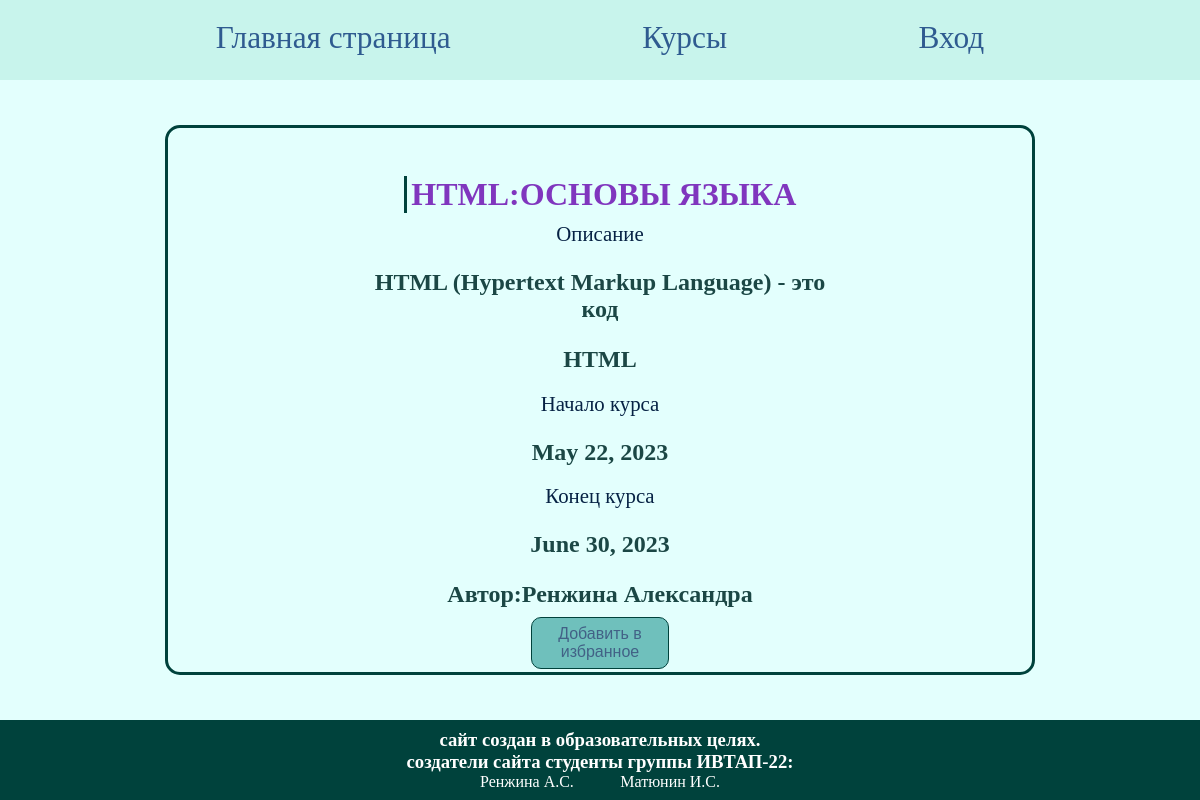
The page /course/1 on the database its author committed.
### bd/models.py (models this page shows, shortened)
class Courses(models.Model):
    header = models.TextField('Заголовок',max_length=50)
    description = models.TextField('Описание',max_length=50)
    main_text = models.TextField('Основной текст',max_length=50)
    start_date = models.DateField('Начало курса',null=True)
    end_date = models.DateField('Конец курса',null=True)
    id_author = models.OneToOneField(Authors, on_delete=models.CASCADE)
    class Meta:
        verbose_name = 'Курс'
        verbose_name_plural = 'Курсы'

class Authors(models.Model):
    id_user = models.OneToOneField(User, on_delete=models.CASCADE)
    surname = models.CharField('Фамилия', max_length=30)
    name = models.CharField('Имя', max_length=30)
    email = models.EmailField('email')
    def __str__(self):
        return f'Автор:{self.surname} {self.name}'
    class Meta:
        verbose_name = 'Автор'
        verbose_name_plural = 'Авторы'

### bd/views.py (the view)
# urls.py: path('course/<int:pk>', views.course, name='course_only'),
def course(request, pk):
    flag = False
    crs = Courses.objects.all().filter(id=pk)
    if crs.exists():
        tmpUC = UsersCourses.objects.all().filter(id_user_id=request.user.id, id_course_id=pk)
        if not tmpUC.exists():
            flag = True
    obj_course = Courses.objects.get(id=pk)
    obj_author = Authors.objects.get(id=obj_course.id_author_id)
    author = 0
    if get_rol(request) == 'avtor':
        author = get_author(request)
    return render(request, 'bd/course.html', {'obj_course': obj_course, 'obj_author': obj_author, 'flag': flag,
                                                'rol': get_rol(request), 'author': author})

### bd/views.py (called while the page is built, shortened)
def get_rol(request):
    rol = ''
    return rol

### bd/templates/bd/course.html (shortened to what this page needs)
{% extends 'bd/layout.html' %}
{% load static %}
{% block links %}
<link rel="stylesheet" href="{% static 'bd/css/course_only.css' %}">
{% endblock %}
{% block content %}
<div class="course_only">
  <div class="row_container">
    <div class="row"><h2> {{obj_course.header}} </h2></div>
    <div class="row"><p>Описание</p><h3> {{obj_course.description}} </h3></div>
    <div class="row"><h3> {{obj_course.main_text}} </h3></div>
    <div class="row"><p>Начало курса</p> <h3> {{obj_course.start_date}} </h3></div>
    <div class="row"><p>Конец курса</p><h3> {{obj_course.end_date}} </h3></div>
    <div class="row"><h3> {{obj_course.id_author}}</h3></div>
    {% if flag == True %}
      <a href="{% url 'create_favorite_course' pk=obj_course.id %}" ><button>Добавить в избранное</button></a>
    {% else %}
      <button>Уже в избранном</button>
    {% endif %}
  </div>
</div>
{% endblock %}

### bd/static/bd/css/main.css (style rules this page uses)
* { margin: 0; padding: 0; }
html { height: 100%; }
body { width: 100%; height: 100%; background: #E3FFFD; display: flex; flex-direction: column; align-items: center; }

### bd/static/bd/css/course_only.css (style rules this page uses)
.course_only { display: flex; flex-direction: column; width: 80%; height: 70%; align-items: center; justify-content: space-between; margin: 5% 0 5% 0; padding: 5%; border: 3px solid #00423c; border-radius: 15px; overflow-y: scroll; overflow-x: hidden; scrollbar-width: thin; scrollbar-color: #397524 #DFE9EB; }
.row_container { display: flex; flex-direction: column; width: 60%; height: 100%; justify-content: space-between; }
.row { display: flex; flex-direction: column; align-items: center; justify-content: space-between; }
.row h2 { border-left: 3px solid #00423c; padding-left: 1%; color:#8036be; font-size:200%; font-family:"Monotype Corsiva"; }
.row h3 { text-align:center; color:#1b4745; font-size:150%; }
.row p { text-align:center; color:#062244; font-size:130%; margin-bottom:2%; margin-top:2%; }
.row h3:last-child { margin-top:3%; margin-bottom:2%; }
button { width:30%; margin-left:35%; background:#6fc0bc; padding:1.5%; border:1px solid #00423c; border-radius:10px; color: #426186; font-size:100%; }

### rows shown on the page
Courses: header "HTML:ОСНОВЫ ЯЗЫКА", description "HTML (Hypertext Markup Language) - это код", main_text "HTML", start_date "May 22, 2023", end_date "June 30, 2023", id_author "Автор:Ренжина Александра"
